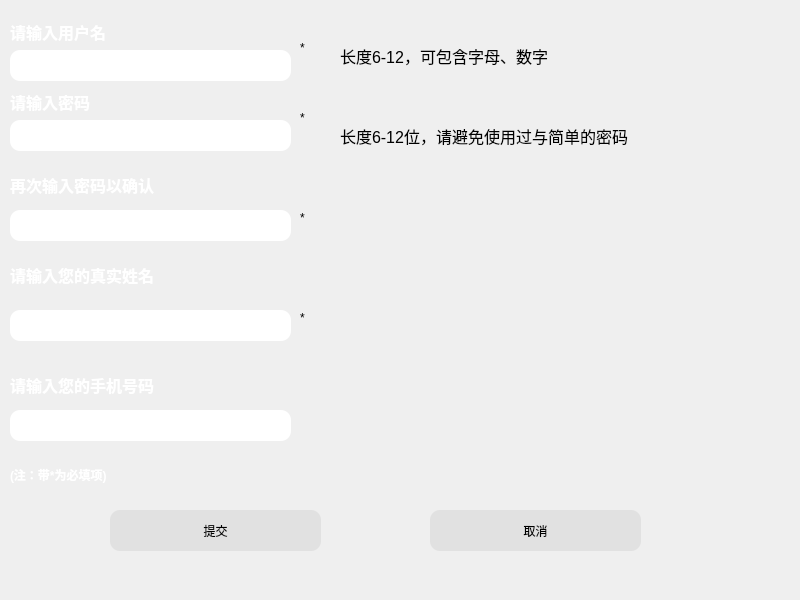
<?xml version="1.0" encoding="UTF-8"?>
<ui version="4.0">
 <class>Registe</class>
 <widget class="QDialog" name="Registe">
  <property name="enabled">
   <bool>true</bool>
  </property>
  <property name="geometry">
   <rect>
    <x>0</x>
    <y>0</y>
    <width>800</width>
    <height>600</height>
   </rect>
  </property>
  <property name="minimumSize">
   <size>
    <width>800</width>
    <height>600</height>
   </size>
  </property>
  <property name="maximumSize">
   <size>
    <width>800</width>
    <height>600</height>
   </size>
  </property>
  <property name="windowTitle">
   <string>注册</string>
  </property>
  <property name="styleSheet">
   <string notr="true">#Registe{
background-image: url(:/new/prefix1/picture/background.jpg);
}</string>
  </property>
  <property name="sizeGripEnabled">
   <bool>false</bool>
  </property>
  <widget class="QLabel" name="labelName">
   <property name="geometry">
    <rect>
     <x>10</x>
     <y>20</y>
     <width>101</width>
     <height>21</height>
    </rect>
   </property>
   <property name="font">
    <font>
     <pointsize>12</pointsize>
    </font>
   </property>
   <property name="text">
    <string>&lt;html&gt;&lt;head/&gt;&lt;body&gt;&lt;p&gt;&lt;span style=&quot; font-weight:600; color:#ffffff;&quot;&gt;请输入用户名&lt;/span&gt;&lt;/p&gt;&lt;/body&gt;&lt;/html&gt;</string>
   </property>
  </widget>
  <widget class="QLabel" name="labelTip1">
   <property name="geometry">
    <rect>
     <x>340</x>
     <y>40</y>
     <width>291</width>
     <height>31</height>
    </rect>
   </property>
   <property name="font">
    <font>
     <pointsize>12</pointsize>
    </font>
   </property>
   <property name="text">
    <string>长度6-12，可包含字母、数字</string>
   </property>
  </widget>
  <widget class="QLabel" name="labelCode">
   <property name="geometry">
    <rect>
     <x>10</x>
     <y>90</y>
     <width>121</width>
     <height>21</height>
    </rect>
   </property>
   <property name="font">
    <font>
     <pointsize>12</pointsize>
    </font>
   </property>
   <property name="text">
    <string>&lt;html&gt;&lt;head/&gt;&lt;body&gt;&lt;p&gt;&lt;span style=&quot; font-weight:600; color:#ffffff;&quot;&gt;请输入密码&lt;/span&gt;&lt;/p&gt;&lt;/body&gt;&lt;/html&gt;</string>
   </property>
  </widget>
  <widget class="QLineEdit" name="subCode">
   <property name="geometry">
    <rect>
     <x>10</x>
     <y>120</y>
     <width>281</width>
     <height>31</height>
    </rect>
   </property>
   <property name="styleSheet">
    <string notr="true">#subCode{
border-radius:10px;
}</string>
   </property>
   <property name="maxLength">
    <number>12</number>
   </property>
   <property name="echoMode">
    <enum>QLineEdit::Password</enum>
   </property>
  </widget>
  <widget class="QLabel" name="labelTip2">
   <property name="geometry">
    <rect>
     <x>340</x>
     <y>120</y>
     <width>381</width>
     <height>31</height>
    </rect>
   </property>
   <property name="font">
    <font>
     <pointsize>12</pointsize>
    </font>
   </property>
   <property name="text">
    <string>长度6-12位，请避免使用过与简单的密码</string>
   </property>
  </widget>
  <widget class="QLabel" name="labelConf">
   <property name="geometry">
    <rect>
     <x>10</x>
     <y>170</y>
     <width>211</width>
     <height>31</height>
    </rect>
   </property>
   <property name="font">
    <font>
     <pointsize>12</pointsize>
    </font>
   </property>
   <property name="text">
    <string>&lt;html&gt;&lt;head/&gt;&lt;body&gt;&lt;p&gt;&lt;span style=&quot; font-weight:600; color:#ffffff;&quot;&gt;再次输入密码以确认&lt;/span&gt;&lt;/p&gt;&lt;/body&gt;&lt;/html&gt;</string>
   </property>
  </widget>
  <widget class="QLineEdit" name="CodeCon">
   <property name="geometry">
    <rect>
     <x>10</x>
     <y>210</y>
     <width>281</width>
     <height>31</height>
    </rect>
   </property>
   <property name="styleSheet">
    <string notr="true">#CodeCon{
border-radius:10px;
}</string>
   </property>
   <property name="maxLength">
    <number>12</number>
   </property>
   <property name="echoMode">
    <enum>QLineEdit::Password</enum>
   </property>
  </widget>
  <widget class="QPushButton" name="btnSubmit">
   <property name="geometry">
    <rect>
     <x>110</x>
     <y>510</y>
     <width>211</width>
     <height>41</height>
    </rect>
   </property>
   <property name="autoFillBackground">
    <bool>false</bool>
   </property>
   <property name="styleSheet">
    <string notr="true">#btnSubmit:hover{
border-radius:10px;
background-color:rgb(204,204,204);
}
#btnSubmit:!hover{
border-radius:10px;
background-color:rgb(225,225,225);
}
#btnSubmit:hover:pressed{
border-radius:10px;
background-color:rgb(0,255,0);
}</string>
   </property>
   <property name="text">
    <string>提交</string>
   </property>
   <property name="icon">
    <iconset resource="Resource.qrc">
     <normaloff>:/new/prefix1/icon/upload_32.ico</normaloff>:/new/prefix1/icon/upload_32.ico</iconset>
   </property>
  </widget>
  <widget class="QLabel" name="label">
   <property name="geometry">
    <rect>
     <x>300</x>
     <y>40</y>
     <width>16</width>
     <height>16</height>
    </rect>
   </property>
   <property name="text">
    <string>*</string>
   </property>
  </widget>
  <widget class="QLabel" name="label_2">
   <property name="geometry">
    <rect>
     <x>300</x>
     <y>110</y>
     <width>16</width>
     <height>16</height>
    </rect>
   </property>
   <property name="text">
    <string>*</string>
   </property>
  </widget>
  <widget class="QLabel" name="label_3">
   <property name="geometry">
    <rect>
     <x>10</x>
     <y>460</y>
     <width>151</width>
     <height>31</height>
    </rect>
   </property>
   <property name="text">
    <string>&lt;html&gt;&lt;head/&gt;&lt;body&gt;&lt;p&gt;&lt;span style=&quot; font-weight:600; color:#ffffff;&quot;&gt;(注：带*为必填项)&lt;/span&gt;&lt;/p&gt;&lt;/body&gt;&lt;/html&gt;</string>
   </property>
  </widget>
  <widget class="QPushButton" name="btnQuit">
   <property name="geometry">
    <rect>
     <x>430</x>
     <y>510</y>
     <width>211</width>
     <height>41</height>
    </rect>
   </property>
   <property name="styleSheet">
    <string notr="true">#btnQuit:hover{
border-radius:10px;
background-color:rgb(204,204,204);
}
#btnQuit:!hover{
border-radius:10px;
background-color:rgb(225,225,225);
}
#btnQuit:hover:pressed{
border-radius:10px;
background-color:rgb(255,0,0);
}</string>
   </property>
   <property name="text">
    <string>取消</string>
   </property>
   <property name="icon">
    <iconset resource="Resource.qrc">
     <normaloff>:/new/prefix1/icon/cancel_32.ico</normaloff>:/new/prefix1/icon/cancel_32.ico</iconset>
   </property>
  </widget>
  <widget class="QLabel" name="label_4">
   <property name="geometry">
    <rect>
     <x>300</x>
     <y>210</y>
     <width>16</width>
     <height>16</height>
    </rect>
   </property>
   <property name="text">
    <string>*</string>
   </property>
  </widget>
  <widget class="QLabel" name="labelConf_2">
   <property name="geometry">
    <rect>
     <x>10</x>
     <y>260</y>
     <width>211</width>
     <height>31</height>
    </rect>
   </property>
   <property name="font">
    <font>
     <pointsize>12</pointsize>
    </font>
   </property>
   <property name="text">
    <string>&lt;html&gt;&lt;head/&gt;&lt;body&gt;&lt;p&gt;&lt;span style=&quot; font-weight:600; color:#ffffff;&quot;&gt;请输入您的真实姓名&lt;/span&gt;&lt;/p&gt;&lt;/body&gt;&lt;/html&gt;</string>
   </property>
  </widget>
  <widget class="QLineEdit" name="subRealName">
   <property name="geometry">
    <rect>
     <x>10</x>
     <y>310</y>
     <width>281</width>
     <height>31</height>
    </rect>
   </property>
   <property name="styleSheet">
    <string notr="true">#subRealName{
border-radius:10px;
}</string>
   </property>
   <property name="maxLength">
    <number>12</number>
   </property>
  </widget>
  <widget class="QLabel" name="label_5">
   <property name="geometry">
    <rect>
     <x>300</x>
     <y>310</y>
     <width>16</width>
     <height>16</height>
    </rect>
   </property>
   <property name="text">
    <string>*</string>
   </property>
  </widget>
  <widget class="QLabel" name="labelConf_3">
   <property name="geometry">
    <rect>
     <x>10</x>
     <y>370</y>
     <width>221</width>
     <height>31</height>
    </rect>
   </property>
   <property name="font">
    <font>
     <pointsize>12</pointsize>
    </font>
   </property>
   <property name="text">
    <string>&lt;html&gt;&lt;head/&gt;&lt;body&gt;&lt;p&gt;&lt;span style=&quot; font-weight:600; color:#ffffff;&quot;&gt;请输入您的手机号码&lt;/span&gt;&lt;/p&gt;&lt;/body&gt;&lt;/html&gt;</string>
   </property>
  </widget>
  <widget class="QLineEdit" name="subPhoneNum">
   <property name="geometry">
    <rect>
     <x>10</x>
     <y>410</y>
     <width>281</width>
     <height>31</height>
    </rect>
   </property>
   <property name="styleSheet">
    <string notr="true">#subPhoneNum{
border-radius:10px;
}</string>
   </property>
   <property name="maxLength">
    <number>11</number>
   </property>
  </widget>
  <widget class="QLineEdit" name="subName">
   <property name="geometry">
    <rect>
     <x>10</x>
     <y>50</y>
     <width>281</width>
     <height>31</height>
    </rect>
   </property>
   <property name="styleSheet">
    <string notr="true">#subName{
border-radius:10px;
}</string>
   </property>
   <property name="maxLength">
    <number>12</number>
   </property>
  </widget>
 </widget>
 <tabstops>
  <tabstop>subName</tabstop>
  <tabstop>subCode</tabstop>
  <tabstop>CodeCon</tabstop>
  <tabstop>subRealName</tabstop>
  <tabstop>subPhoneNum</tabstop>
  <tabstop>btnSubmit</tabstop>
  <tabstop>btnQuit</tabstop>
 </tabstops>
 <resources>
  <include location="Resource.qrc"/>
 </resources>
 <connections/>
</ui>
